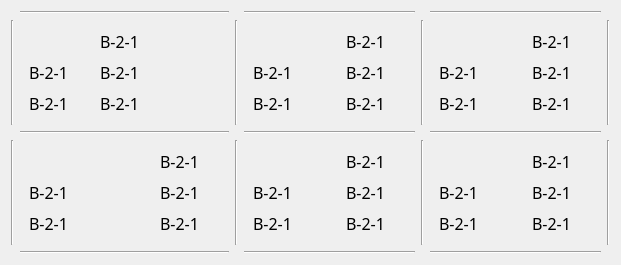
   <widget class="QWidget" name="gridLayoutWidget_2">
    <property name="geometry">
     <rect>
      <x>653</x>
      <y>640</y>
      <width>621</width>
      <height>231</height>
     </rect>
    </property>
    <layout class="QGridLayout" name="gridLayout_3">
     <item row="1" column="5">
      <widget class="QWidget" name="gridWidget_7" native="true">
       <layout class="QGridLayout" name="gridLayout_9">
        <item row="1" column="1">
         <widget class="QLabel" name="label1_31">
          <property name="minimumSize">
           <size>
            <width>60</width>
            <height>25</height>
           </size>
          </property>
          <property name="maximumSize">
           <size>
            <width>60</width>
            <height>25</height>
           </size>
          </property>
          <property name="font">
           <font>
            <family>黑体</family>
            <pointsize>12</pointsize>
           </font>
          </property>
          <property name="text">
           <string>B-2-1</string>
          </property>
         </widget>
        </item>
        <item row="1" column="0">
         <widget class="QLabel" name="label1_30">
          <property name="minimumSize">
           <size>
            <width>40</width>
            <height>25</height>
           </size>
          </property>
          <property name="maximumSize">
           <size>
            <width>35</width>
            <height>25</height>
           </size>
          </property>
          <property name="font">
           <font>
            <family>黑体</family>
            <pointsize>12</pointsize>
           </font>
          </property>
          <property name="text">
           <string>B-2-1</string>
          </property>
         </widget>
        </item>
        <item row="2" column="0">
         <widget class="QLabel" name="label1_33">
          <property name="minimumSize">
           <size>
            <width>40</width>
            <height>25</height>
           </size>
          </property>
          <property name="maximumSize">
           <size>
            <width>40</width>
            <height>25</height>
           </size>
          </property>
          <property name="font">
           <font>
            <family>黑体</family>
            <pointsize>12</pointsize>
           </font>
          </property>
          <property name="text">
           <string>B-2-1</string>
          </property>
         </widget>
        </item>
        <item row="0" column="1">
         <widget class="QLabel" name="label1_32">
          <property name="minimumSize">
           <size>
            <width>60</width>
            <height>25</height>
           </size>
          </property>
          <property name="maximumSize">
           <size>
            <width>60</width>
            <height>25</height>
           </size>
          </property>
          <property name="font">
           <font>
            <family>黑体</family>
            <pointsize>12</pointsize>
           </font>
          </property>
          <property name="text">
           <string>B-2-1</string>
          </property>
         </widget>
        </item>
        <item row="2" column="1">
         <widget class="QLabel" name="label1_34">
          <property name="minimumSize">
           <size>
            <width>60</width>
            <height>25</height>
           </size>
          </property>
          <property name="maximumSize">
           <size>
            <width>60</width>
            <height>25</height>
           </size>
          </property>
          <property name="font">
           <font>
            <family>黑体</family>
            <pointsize>12</pointsize>
           </font>
          </property>
          <property name="text">
           <string>B-2-1</string>
          </property>
         </widget>
        </item>
        <item row="0" column="0">
         <layout class="QHBoxLayout" name="horizontalLayout_31">
          <item>
           <spacer name="horizontalSpacer_24">
            <property name="orientation">
             <enum>Qt::Horizontal</enum>
            </property>
            <property name="sizeHint" stdset="0">
             <size>
              <width>40</width>
              <height>20</height>
             </size>
            </property>
           </spacer>
          </item>
          <item>
           <widget class="QLabel" name="label_147">
            <property name="minimumSize">
             <size>
              <width>25</width>
              <height>25</height>
             </size>
            </property>
            <property name="maximumSize">
             <size>
              <width>25</width>
              <height>25</height>
             </size>
            </property>
            <property name="styleSheet">
             <string notr="true">border-image: url(:/img/false.png);</string>
            </property>
            <property name="text">
             <string/>
            </property>
           </widget>
          </item>
         </layout>
        </item>
       </layout>
      </widget>
     </item>
     <item row="1" column="2">
      <widget class="Line" name="line_34">
       <property name="orientation">
        <enum>Qt::Vertical</enum>
       </property>
      </widget>
     </item>
     <item row="1" column="6">
      <widget class="Line" name="line_31">
       <property name="orientation">
        <enum>Qt::Vertical</enum>
       </property>
      </widget>
     </item>
     <item row="0" column="3">
      <widget class="Line" name="line_32">
       <property name="orientation">
        <enum>Qt::Horizontal</enum>
       </property>
      </widget>
     </item>
     <item row="2" column="3">
      <widget class="Line" name="line_33">
       <property name="orientation">
        <enum>Qt::Horizontal</enum>
       </property>
      </widget>
     </item>
     <item row="4" column="3">
      <widget class="Line" name="line_35">
       <property name="orientation">
        <enum>Qt::Horizontal</enum>
       </property>
      </widget>
     </item>
     <item row="0" column="5">
      <widget class="Line" name="line_28">
       <property name="orientation">
        <enum>Qt::Horizontal</enum>
       </property>
      </widget>
     </item>
     <item row="4" column="5">
      <widget class="Line" name="line_36">
       <property name="orientation">
        <enum>Qt::Horizontal</enum>
       </property>
      </widget>
     </item>
     <item row="2" column="5">
      <widget class="Line" name="line_29">
       <property name="orientation">
        <enum>Qt::Horizontal</enum>
       </property>
      </widget>
     </item>
     <item row="3" column="4">
      <widget class="Line" name="line_37">
       <property name="orientation">
        <enum>Qt::Vertical</enum>
       </property>
      </widget>
     </item>
     <item row="3" column="6">
      <widget class="Line" name="line_38">
       <property name="orientation">
        <enum>Qt::Vertical</enum>
       </property>
      </widget>
     </item>
     <item row="1" column="4">
      <widget class="Line" name="line_30">
       <property name="orientation">
        <enum>Qt::Vertical</enum>
       </property>
      </widget>
     </item>
     <item row="1" column="0">
      <widget class="Line" name="line_39">
       <property name="orientation">
        <enum>Qt::Vertical</enum>
       </property>
      </widget>
     </item>
     <item row="3" column="0">
      <widget class="Line" name="line_40">
       <property name="orientation">
        <enum>Qt::Vertical</enum>
       </property>
      </widget>
     </item>
     <item row="0" column="1">
      <widget class="Line" name="line_41">
       <property name="orientation">
        <enum>Qt::Horizontal</enum>
       </property>
      </widget>
     </item>
     <item row="2" column="1">
      <widget class="Line" name="line_42">
       <property name="orientation">
        <enum>Qt::Horizontal</enum>
       </property>
      </widget>
     </item>
     <item row="4" column="1">
      <widget class="Line" name="line_43">
       <property name="orientation">
        <enum>Qt::Horizontal</enum>
       </property>
      </widget>
     </item>
     <item row="3" column="2">
      <widget class="Line" name="line_44">
       <property name="orientation">
        <enum>Qt::Vertical</enum>
       </property>
      </widget>
     </item>
     <item row="1" column="3">
      <widget class="QWidget" name="gridWidget_8" native="true">
       <layout class="QGridLayout" name="gridLayout_10">
        <item row="1" column="0">
         <widget class="QLabel" name="label1_35">
          <property name="minimumSize">
           <size>
            <width>40</width>
            <height>25</height>
           </size>
          </property>
          <property name="maximumSize">
           <size>
            <width>35</width>
            <height>25</height>
           </size>
          </property>
          <property name="font">
           <font>
            <family>黑体</family>
            <pointsize>12</pointsize>
           </font>
          </property>
          <property name="text">
           <string>B-2-1</string>
          </property>
         </widget>
        </item>
        <item row="1" column="1">
         <widget class="QLabel" name="label1_36">
          <property name="minimumSize">
           <size>
            <width>60</width>
            <height>25</height>
           </size>
          </property>
          <property name="maximumSize">
           <size>
            <width>60</width>
            <height>25</height>
           </size>
          </property>
          <property name="font">
           <font>
            <family>黑体</family>
            <pointsize>12</pointsize>
           </font>
          </property>
          <property name="text">
           <string>B-2-1</string>
          </property>
         </widget>
        </item>
        <item row="0" column="1">
         <widget class="QLabel" name="label1_37">
          <property name="minimumSize">
           <size>
            <width>60</width>
            <height>25</height>
           </size>
          </property>
          <property name="maximumSize">
           <size>
            <width>60</width>
            <height>25</height>
           </size>
          </property>
          <property name="font">
           <font>
            <family>黑体</family>
            <pointsize>12</pointsize>
           </font>
          </property>
          <property name="text">
           <string>B-2-1</string>
          </property>
         </widget>
        </item>
        <item row="2" column="0">
         <widget class="QLabel" name="label1_39">
          <property name="minimumSize">
           <size>
            <width>40</width>
            <height>25</height>
           </size>
          </property>
          <property name="maximumSize">
           <size>
            <width>40</width>
            <height>25</height>
           </size>
          </property>
          <property name="font">
           <font>
            <family>黑体</family>
            <pointsize>12</pointsize>
           </font>
          </property>
          <property name="text">
           <string>B-2-1</string>
          </property>
         </widget>
        </item>
        <item row="2" column="1">
         <widget class="QLabel" name="label1_40">
          <property name="minimumSize">
           <size>
            <width>60</width>
            <height>25</height>
           </size>
          </property>
          <property name="maximumSize">
           <size>
            <width>60</width>
            <height>25</height>
           </size>
          </property>
          <property name="font">
           <font>
            <family>黑体</family>
            <pointsize>12</pointsize>
           </font>
          </property>
          <property name="text">
           <string>B-2-1</string>
          </property>
         </widget>
        </item>
        <item row="0" column="0">
         <layout class="QHBoxLayout" name="horizontalLayout_32">
          <item>
           <spacer name="horizontalSpacer_25">
            <property name="orientation">
             <enum>Qt::Horizontal</enum>
            </property>
            <property name="sizeHint" stdset="0">
             <size>
              <width>40</width>
              <height>20</height>
             </size>
            </property>
           </spacer>
          </item>
          <item>
           <widget class="QLabel" name="label_142">
            <property name="minimumSize">
             <size>
              <width>25</width>
              <height>25</height>
             </size>
            </property>
            <property name="maximumSize">
             <size>
              <width>25</width>
              <height>25</height>
             </size>
            </property>
            <property name="styleSheet">
             <string notr="true">border-image: url(:/img/false.png);</string>
            </property>
            <property name="text">
             <string/>
            </property>
           </widget>
          </item>
         </layout>
        </item>
       </layout>
      </widget>
     </item>
     <item row="1" column="1">
      <widget class="QWidget" name="gridWidget_11" native="true">
       <layout class="QGridLayout" name="gridLayout_13">
        <item row="1" column="0">
         <widget class="QLabel" name="label1_56">
          <property name="minimumSize">
           <size>
            <width>40</width>
            <height>25</height>
           </size>
          </property>
          <property name="maximumSize">
           <size>
            <width>35</width>
            <height>25</height>
           </size>
          </property>
          <property name="font">
           <font>
            <family>黑体</family>
            <pointsize>12</pointsize>
           </font>
          </property>
          <property name="text">
           <string>B-2-1</string>
          </property>
         </widget>
        </item>
        <item row="1" column="1">
         <widget class="QLabel" name="label1_57">
          <property name="minimumSize">
           <size>
            <width>120</width>
            <height>25</height>
           </size>
          </property>
          <property name="maximumSize">
           <size>
            <width>60</width>
            <height>25</height>
           </size>
          </property>
          <property name="font">
           <font>
            <family>黑体</family>
            <pointsize>12</pointsize>
           </font>
          </property>
          <property name="text">
           <string>B-2-1</string>
          </property>
         </widget>
        </item>
        <item row="0" column="1">
         <widget class="QLabel" name="label1_58">
          <property name="minimumSize">
           <size>
            <width>120</width>
            <height>25</height>
           </size>
          </property>
          <property name="maximumSize">
           <size>
            <width>60</width>
            <height>25</height>
           </size>
          </property>
          <property name="font">
           <font>
            <family>黑体</family>
            <pointsize>12</pointsize>
           </font>
          </property>
          <property name="text">
           <string>B-2-1</string>
          </property>
         </widget>
        </item>
        <item row="2" column="0">
         <widget class="QLabel" name="label1_59">
          <property name="minimumSize">
           <size>
            <width>40</width>
            <height>25</height>
           </size>
          </property>
          <property name="maximumSize">
           <size>
            <width>40</width>
            <height>25</height>
           </size>
          </property>
          <property name="font">
           <font>
            <family>黑体</family>
            <pointsize>12</pointsize>
           </font>
          </property>
          <property name="text">
           <string>B-2-1</string>
          </property>
         </widget>
        </item>
        <item row="2" column="1">
         <widget class="QLabel" name="label1_60">
          <property name="minimumSize">
           <size>
            <width>120</width>
            <height>25</height>
           </size>
          </property>
          <property name="maximumSize">
           <size>
            <width>60</width>
            <height>25</height>
           </size>
          </property>
          <property name="font">
           <font>
            <family>黑体</family>
            <pointsize>12</pointsize>
           </font>
          </property>
          <property name="text">
           <string>B-2-1</string>
          </property>
         </widget>
        </item>
        <item row="0" column="0">
         <layout class="QHBoxLayout" name="horizontalLayout_36">
          <item>
           <spacer name="horizontalSpacer_32">
            <property name="orientation">
             <enum>Qt::Horizontal</enum>
            </property>
            <property name="sizeHint" stdset="0">
             <size>
              <width>40</width>
              <height>20</height>
             </size>
            </property>
           </spacer>
          </item>
          <item>
           <widget class="QLabel" name="label_144">
            <property name="minimumSize">
             <size>
              <width>25</width>
              <height>25</height>
             </size>
            </property>
            <property name="maximumSize">
             <size>
              <width>25</width>
              <height>25</height>
             </size>
            </property>
            <property name="styleSheet">
             <string notr="true">border-image: url(:/img/false.png);</string>
            </property>
            <property name="text">
             <string/>
            </property>
           </widget>
          </item>
         </layout>
        </item>
       </layout>
      </widget>
     </item>
     <item row="3" column="1">
      <widget class="QWidget" name="gridWidget_12" native="true">
       <layout class="QGridLayout" name="gridLayout_14">
        <item row="1" column="0">
         <widget class="QLabel" name="label1_61">
          <property name="minimumSize">
           <size>
            <width>40</width>
            <height>25</height>
           </size>
          </property>
          <property name="maximumSize">
           <size>
            <width>35</width>
            <height>25</height>
           </size>
          </property>
          <property name="font">
           <font>
            <family>黑体</family>
            <pointsize>12</pointsize>
           </font>
          </property>
          <property name="text">
           <string>B-2-1</string>
          </property>
         </widget>
        </item>
        <item row="1" column="1">
         <widget class="QLabel" name="label1_62">
          <property name="minimumSize">
           <size>
            <width>60</width>
            <height>25</height>
           </size>
          </property>
          <property name="maximumSize">
           <size>
            <width>60</width>
            <height>25</height>
           </size>
          </property>
          <property name="font">
           <font>
            <family>黑体</family>
            <pointsize>12</pointsize>
           </font>
          </property>
          <property name="text">
           <string>B-2-1</string>
          </property>
         </widget>
        </item>
        <item row="0" column="1">
         <widget class="QLabel" name="label1_63">
          <property name="minimumSize">
           <size>
            <width>60</width>
            <height>25</height>
           </size>
          </property>
          <property name="maximumSize">
           <size>
            <width>60</width>
            <height>25</height>
           </size>
          </property>
          <property name="font">
           <font>
            <family>黑体</family>
            <pointsize>12</pointsize>
           </font>
          </property>
          <property name="text">
           <string>B-2-1</string>
          </property>
         </widget>
        </item>
        <item row="2" column="0">
         <widget class="QLabel" name="label1_64">
          <property name="minimumSize">
           <size>
            <width>40</width>
            <height>25</height>
           </size>
          </property>
          <property name="maximumSize">
           <size>
            <width>40</width>
            <height>25</height>
           </size>
          </property>
          <property name="font">
           <font>
            <family>黑体</family>
            <pointsize>12</pointsize>
           </font>
          </property>
          <property name="text">
           <string>B-2-1</string>
          </property>
         </widget>
        </item>
        <item row="2" column="1">
         <widget class="QLabel" name="label1_65">
          <property name="minimumSize">
           <size>
            <width>60</width>
            <height>25</height>
           </size>
          </property>
          <property name="maximumSize">
           <size>
            <width>60</width>
            <height>25</height>
           </size>
          </property>
          <property name="font">
           <font>
            <family>黑体</family>
            <pointsize>12</pointsize>
           </font>
          </property>
          <property name="text">
           <string>B-2-1</string>
          </property>
         </widget>
        </item>
        <item row="0" column="0">
         <layout class="QHBoxLayout" name="horizontalLayout_37">
          <item>
           <spacer name="horizontalSpacer_33">
            <property name="orientation">
             <enum>Qt::Horizontal</enum>
            </property>
            <property name="sizeHint" stdset="0">
             <size>
              <width>40</width>
              <height>20</height>
             </size>
            </property>
           </spacer>
          </item>
          <item>
           <widget class="QLabel" name="label_145">
            <property name="minimumSize">
             <size>
              <width>25</width>
              <height>25</height>
             </size>
            </property>
            <property name="maximumSize">
             <size>
              <width>25</width>
              <height>25</height>
             </size>
            </property>
            <property name="styleSheet">
             <string notr="true">border-image: url(:/img/false.png);</string>
            </property>
            <property name="text">
             <string/>
            </property>
           </widget>
          </item>
         </layout>
        </item>
       </layout>
      </widget>
     </item>
     <item row="3" column="3">
      <widget class="QWidget" name="gridWidget_9" native="true">
       <layout class="QGridLayout" name="gridLayout_11">
        <item row="1" column="0">
         <widget class="QLabel" name="label1_41">
          <property name="minimumSize">
           <size>
            <width>40</width>
            <height>25</height>
           </size>
          </property>
          <property name="maximumSize">
           <size>
            <width>35</width>
            <height>25</height>
           </size>
          </property>
          <property name="font">
           <font>
            <family>黑体</family>
            <pointsize>12</pointsize>
           </font>
          </property>
          <property name="text">
           <string>B-2-1</string>
          </property>
         </widget>
        </item>
        <item row="1" column="1">
         <widget class="QLabel" name="label1_42">
          <property name="minimumSize">
           <size>
            <width>60</width>
            <height>25</height>
           </size>
          </property>
          <property name="maximumSize">
           <size>
            <width>60</width>
            <height>25</height>
           </size>
          </property>
          <property name="font">
           <font>
            <family>黑体</family>
            <pointsize>12</pointsize>
           </font>
          </property>
          <property name="text">
           <string>B-2-1</string>
          </property>
         </widget>
        </item>
        <item row="0" column="1">
         <widget class="QLabel" name="label1_43">
          <property name="minimumSize">
           <size>
            <width>60</width>
            <height>25</height>
           </size>
          </property>
          <property name="maximumSize">
           <size>
            <width>60</width>
            <height>25</height>
           </size>
          </property>
          <property name="font">
           <font>
            <family>黑体</family>
            <pointsize>12</pointsize>
           </font>
          </property>
          <property name="text">
           <string>B-2-1</string>
          </property>
         </widget>
        </item>
        <item row="2" column="0">
         <widget class="QLabel" name="label1_44">
          <property name="minimumSize">
           <size>
            <width>40</width>
            <height>25</height>
           </size>
          </property>
          <property name="maximumSize">
           <size>
            <width>40</width>
            <height>25</height>
           </size>
          </property>
          <property name="font">
           <font>
            <family>黑体</family>
            <pointsize>12</pointsize>
           </font>
          </property>
          <property name="text">
           <string>B-2-1</string>
          </property>
         </widget>
        </item>
        <item row="2" column="1">
         <widget class="QLabel" name="label1_45">
          <property name="minimumSize">
           <size>
            <width>60</width>
            <height>25</height>
           </size>
          </property>
          <property name="maximumSize">
           <size>
            <width>60</width>
            <height>25</height>
           </size>
          </property>
          <property name="font">
           <font>
            <family>黑体</family>
            <pointsize>12</pointsize>
           </font>
          </property>
          <property name="text">
           <string>B-2-1</string>
          </property>
         </widget>
        </item>
        <item row="0" column="0">
         <layout class="QHBoxLayout" name="horizontalLayout_33">
          <item>
           <spacer name="horizontalSpacer_26">
            <property name="orientation">
             <enum>Qt::Horizontal</enum>
            </property>
            <property name="sizeHint" stdset="0">
             <size>
              <width>40</width>
              <height>20</height>
             </size>
            </property>
           </spacer>
          </item>
          <item>
           <widget class="QLabel" name="label_146">
            <property name="minimumSize">
             <size>
              <width>25</width>
              <height>25</height>
             </size>
            </property>
            <property name="maximumSize">
             <size>
              <width>25</width>
              <height>25</height>
             </size>
            </property>
            <property name="styleSheet">
             <string notr="true">border-image: url(:/img/false.png);</string>
            </property>
            <property name="text">
             <string/>
            </property>
           </widget>
          </item>
         </layout>
        </item>
       </layout>
      </widget>
     </item>
     <item row="3" column="5">
      <widget class="QWidget" name="gridWidget_7" native="true">
       <layout class="QGridLayout" name="gridLayout_8">
        <item row="1" column="0">
         <widget class="QLabel" name="label1_51">
          <property name="minimumSize">
           <size>
            <width>40</width>
            <height>25</height>
           </size>
          </property>
          <property name="maximumSize">
           <size>
            <width>35</width>
            <height>25</height>
           </size>
          </property>
          <property name="font">
           <font>
            <family>黑体</family>
            <pointsize>12</pointsize>
           </font>
          </property>
          <property name="text">
           <string>B-2-1</string>
          </property>
         </widget>
        </item>
        <item row="1" column="1">
         <widget class="QLabel" name="label1_52">
          <property name="minimumSize">
           <size>
            <width>60</width>
            <height>25</height>
           </size>
          </property>
          <property name="maximumSize">
           <size>
            <width>60</width>
            <height>25</height>
           </size>
          </property>
          <property name="font">
           <font>
            <family>黑体</family>
            <pointsize>12</pointsize>
           </font>
          </property>
          <property name="text">
           <string>B-2-1</string>
          </property>
         </widget>
        </item>
        <item row="0" column="1">
         <widget class="QLabel" name="label1_53">
          <property name="minimumSize">
           <size>
            <width>60</width>
            <height>25</height>
           </size>
          </property>
          <property name="maximumSize">
           <size>
            <width>60</width>
            <height>25</height>
           </size>
          </property>
          <property name="font">
           <font>
            <family>黑体</family>
            <pointsize>12</pointsize>
           </font>
          </property>
          <property name="text">
           <string>B-2-1</string>
          </property>
         </widget>
        </item>
        <item row="2" column="0">
         <widget class="QLabel" name="label1_54">
          <property name="minimumSize">
           <size>
            <width>40</width>
            <height>25</height>
           </size>
          </property>
          <property name="maximumSize">
           <size>
            <width>40</width>
            <height>25</height>
           </size>
          </property>
          <property name="font">
           <font>
            <family>黑体</family>
            <pointsize>12</pointsize>
           </font>
          </property>
          <property name="text">
           <string>B-2-1</string>
          </property>
         </widget>
        </item>
        <item row="2" column="1">
         <widget class="QLabel" name="label1_55">
          <property name="minimumSize">
           <size>
            <width>60</width>
            <height>25</height>
           </size>
          </property>
          <property name="maximumSize">
           <size>
            <width>60</width>
            <height>25</height>
           </size>
          </property>
          <property name="font">
           <font>
            <family>黑体</family>
            <pointsize>12</pointsize>
           </font>
          </property>
          <property name="text">
           <string>B-2-1</string>
          </property>
         </widget>
        </item>
        <item row="0" column="0">
         <layout class="QHBoxLayout" name="horizontalLayout_35">
          <item>
           <spacer name="horizontalSpacer_28">
            <property name="orientation">
             <enum>Qt::Horizontal</enum>
            </property>
            <property name="sizeHint" stdset="0">
             <size>
              <width>40</width>
              <height>20</height>
             </size>
            </property>
           </spacer>
          </item>
          <item>
           <widget class="QLabel" name="label_86">
            <property name="minimumSize">
             <size>
              <width>25</width>
              <height>25</height>
             </size>
            </property>
            <property name="maximumSize">
             <size>
              <width>25</width>
              <height>25</height>
             </size>
            </property>
            <property name="styleSheet">
             <string notr="true">border-image: url(:/img/false.png);</string>
            </property>
            <property name="text">
             <string/>
            </property>
           </widget>
          </item>
         </layout>
        </item>
       </layout>
      </widget>
     </item>
    </layout>
   </widget>
